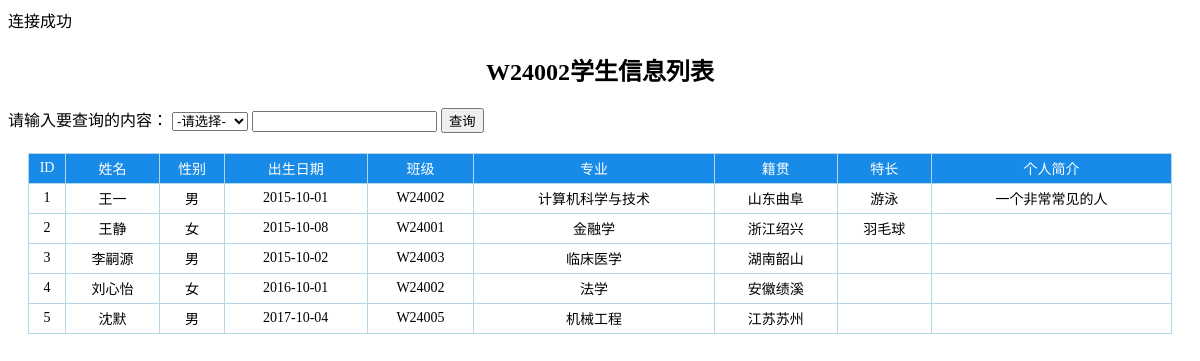
Page /myphp/list.php on the committed database.
### tables this page shows
CREATE TABLE `students` (
  `id` int UNSIGNED NOT NULL,
  `name` varchar(20) NOT NULL,
  `gender` enum('男','女') NOT NULL,
  `birthday` date NOT NULL,
  `class` char(6) NOT NULL,
  `major` varchar(50) NOT NULL,
  `city` varchar(20) NOT NULL,
  `skill` varchar(50) NOT NULL,
  `intr` varchar(100) NOT NULL
);

### myphp/list.php (called while the page is built, shortened)
<?php
$link = mysqli_connect(hostname: "localhost",username: "root",password: "P@ssw0rd",database: "W2400230");
mysqli_select_db($link,"W2400230");
mysqli_set_charset($link,"utf8");
$sql="SELECT * FROM students";
$data=mysqli_query($link,$sql);
while($row = mysqli_fetch_assoc($data)){
    $student[]=$row;
}
require "./list_html.php";
?>

### myphp/list_html.php (the view, shortened to what this page needs)
<!DOCTYPE html>
<html>
    <head>
    </head>
    <body>
        <h2>W24002学生信息列表</h2>
        <form action="./list_search.php" method="post" name="">
            请输入要查询的内容：
            <select name="felid">
                <option value="请选择">-请选择-</option>
            </select>
            <input type="text" name="keyword"/>
            <input type="submit" value="查询" name="chaxun"/>
        </form>
        <div class="box">
            <table border="1">
                <tr>
                    <th>ID</th>
                    <th>姓名</th>
                    <th>性别</th>
                    <th>出生日期</th>
                    <th>班级</th>
                    <th>专业</th>
                    <th>籍贯</th>
                    <th>特长</th>
                    <th>个人简介</th>
                </tr>
                <?php if(!empty($student)) {?>
                <?php foreach($student as $row){?>
                    <tr>
                        <td><?php echo $row['id'];?></td>
                        <td><?php echo $row['name'];?></td>
                        <td><?php echo $row['gender'];?></td>
                        <td><?php echo $row['birthday'];?></td>
                        <td><?php echo $row['class'];?></td>
                        <td><?php echo $row['major'];?></td>
                        <td><?php echo $row['city'];?></td>
                        <td><?php echo $row['skill'];?></td>
                        <td><?php echo $row['intr'];?></td>
                    </tr>
                <?php }?>
                <?php } else {?>
                <tr><td colspan="9">数据表中没有学生信息！！！</td></tr>
                <?php }?>
            </table>
        </div>
    </body>
</html>

### myphp/list_html.php (style rules this page uses)
h2 { text-align: center; margin-top: 20px; }
.box { margin: 20px; }
.box table { width: 100%; margin-top: 10px; border-collapse: collapse; font-size: 14px; border: 1px solid #b5d6e6; min-width: 400px; }
.box table th, .box table td { height: 30px; border: 1px solid #b5d6e6; }
.box table th { color: rgb(255, 255, 255); background-color: #188ae7; font-weight: normal; }
.box table td { text-align: center; }

### rows in the picture
students: id "1", name "王一", gender "男", birthday "2015-10-01", class "W24002", major "计算机科学与技术", city "山东曲阜", skill "游泳", intr "一个非常常见的人"
students: id "2", name "王静", gender "女", birthday "2015-10-08", class "W24001", major "金融学", city "浙江绍兴", skill "羽毛球"
students: id "3", name "李嗣源", gender "男", birthday "2015-10-02", class "W24003", major "临床医学", city "湖南韶山"
students: id "4", name "刘心怡", gender "女", birthday "2016-10-01", class "W24002", major "法学", city "安徽绩溪"
students: id "5", name "沈默", gender "男", birthday "2017-10-04", class "W24005", major "机械工程", city "江苏苏州"
